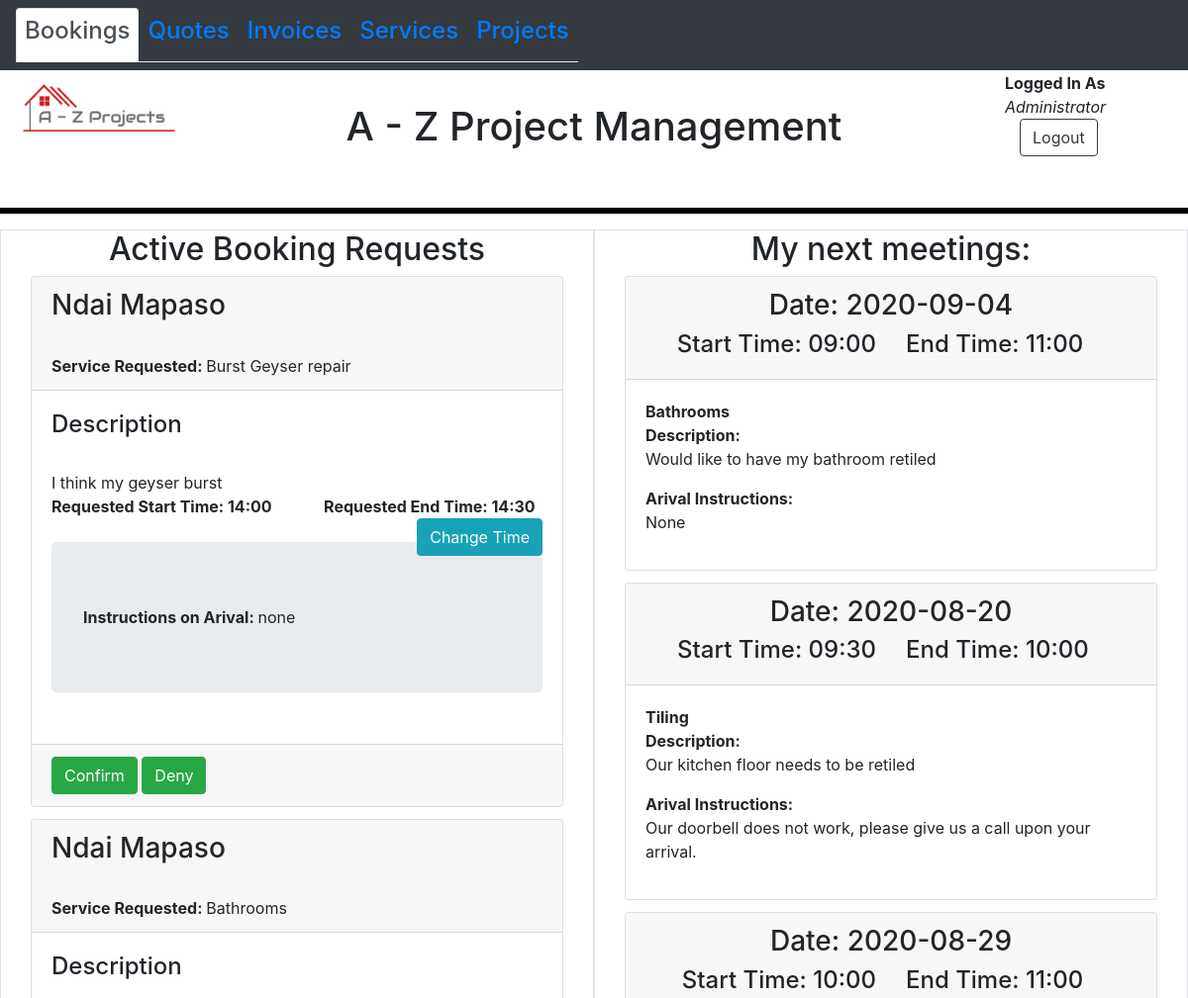
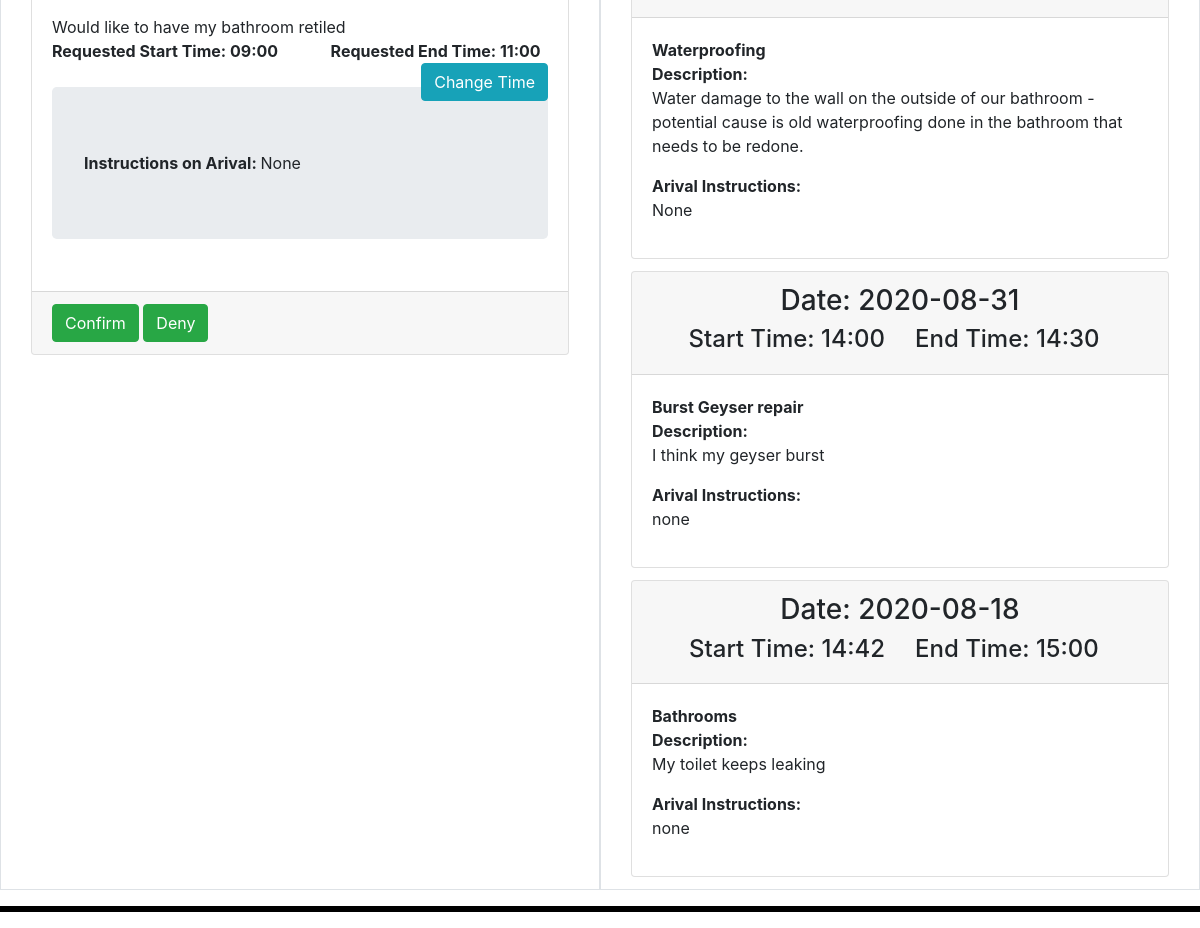
Screenshot of /views/adminDashboard.php with the database file from the repository (2 pictures, top to bottom).
### tables this page shows
CREATE TABLE `bookings` (
  `bookingId` int(11) NOT NULL,
  `userId` int(11) NOT NULL,
  `date` varchar(15) NOT NULL,
  `startTime` varchar(10) DEFAULT NULL,
  `endTime` varchar(10) DEFAULT NULL,
  `bookingStatus` varchar(25) DEFAULT NULL,
  `serviceRequested` varchar(50) DEFAULT NULL,
  `description` varchar(500) DEFAULT NULL,
  `arivalInstructions` varchar(100) DEFAULT NULL
);

CREATE TABLE `users` (
  `userId` int(11) NOT NULL,
  `email` varchar(80) DEFAULT NULL,
  `password` varchar(15) DEFAULT NULL,
  `firstName` varchar(50) DEFAULT NULL,
  `lastName` varchar(50) DEFAULT NULL,
  `contactNo` varchar(10) DEFAULT NULL,
  `address` varchar(100) DEFAULT NULL
);

### models/User.php (called while the page is built, shortened)
<?php
    class User{
        public function connect_db(){
            $con = mysqli_connect("localhost", "root", "Hm@dude21");
            mysqli_select_db($con, "lrpc_online");
            return $con;
        }
        public static function get_user_fullname($custId){
            $con = (new self)->connect_db();
            $sql_select = "SELECT `firstName`, `lastName` FROM `users` WHERE userId='". $custId ."';";
            $select_result = mysqli_query($con, $sql_select);
            if(!$select_result){
                return mysqli_error();
            }else{
                $custNameArr = mysqli_fetch_assoc($select_result);
                return $custNameArr['firstName'] . " " . $custNameArr['lastName'];
            }
        }
    }
?>

### models/Booking.php (the view, shortened to what this page needs)
<?php
    class Booking{
        private function connect_db(){
            $con = mysqli_connect("localhost", "root", "Hm@dude21");
            mysqli_select_db($con, "lrpc_online");
            return $con;
        }
                ?>
                <?php
        public function receive_booking_request(){
            $con = $this->connect_db();
            $sql_select = "SELECT * FROM `bookings` WHERE bookingStatus=\"AWAITING CONFIRMATION\"";
            $select_result = mysqli_query($con, $sql_select);
            if(mysqli_num_rows($select_result) > 0){
                while($row = mysqli_fetch_assoc($select_result)){
                    ?>
                        <div class="col-sm-12">
                            <div class="card-deck card-columns">
                                <div class="card">
                                    <div class="card-header">
                                        <h3><?php echo User::get_user_fullname($row['userId']);?></h3><br>
                                        <b>Service Requested: </b> <?php echo $row['serviceRequested'];?>
                                    </div>
                                    <div class="card-body">
                                        <h4>Description</h4><br> <?php echo $row['description'];?><br>
                                        <b>Requested Start Time: <?php echo $row['startTime']; ?></b>
                                        <b class="float-center ml-5"> Requested End Time: <?php echo $row['endTime']; ?></b>
                                        <button type="button" class="btn float-right btn-info" data-toggle="modal" data-target="#changeTimeModal">Change Time</button>
                                        <div class="jumbotron mt-4">
                                            <b>Instructions on Arival: </b> <?php echo $row['arivalInstructions'];?>
                                        </div>
                                    </div>
                                    <div class="card-footer">
                                        <button type="button" onclick="confirmBooking(<?php echo $row['bookingId']; ?>)" class="btn btn-success">Confirm</button>
                                        <button type="button" onclick="denyBooking(<?php echo $row['bookingId']; ?>)" class="btn btn-success">Deny</button>
                                    </div>
                                </div>
                            </div>
                        </div>
                    <?php
                }
            }else{
                ?>
                    <div class="col-sm-12"><h2 style="text-align: center;">There are no <br> pending booking requests</h2></div>
                <?php
            }
        }
                    ?>
                    <?php
        public function display_all_bookings(){
            $con = $this->connect_db();
            $sql_select = "SELECT * FROM `bookings` ORDER BY startTime ASC, date ASC";
            $select_result = mysqli_query($con, $sql_select);
            if(mysqli_num_rows($select_result) > 0){
                while($row = mysqli_fetch_assoc($select_result)){
                    ?>
                        <div class="col-sm-12">
                            <div class="card-deck card-columns">
                                <div class="card">
                                    <div class="card-header">
                                        <h3 style="text-align: center;"> Date: <?php echo $row['date']; ?></h3>
                                        <div class="row">
                                            <div class="col-sm-6">
                                                <span class="float-right">
                                                    <h4>Start Time: <?php echo $row['startTime']; ?></h4>
                                                </span>
                                            </div>
                                            <div class="col-sm-6">
                                                <span class="float-left">
                                                    <h4> End Time: <?php echo $row['endTime']; ?></h4>
                                                </span>
                                            </div>
                                        </div>
                                    </div>
                                    <div class="card-body">
                                        <b><?php echo $row['serviceRequested']; ?></b><br>
                                        <b>Description: </b><br>
                                        <p><?php echo $row['description']; ?></p>
                                        <b>Arival Instructions: </b><br>
                                        <p><?php echo $row['arivalInstructions']; ?></p>
                                    </div>
                                </div>
                            </div>
                        </div>
                    <?php
                }
            }else{
                echo "
                    <h2 style=\"text-align: center;\">No Scheduled Bookings Found</h2>
                ";
            }
        }
    }
?>

### views/adminDashboard.php (shortened to what this page needs)
<?php
    require '../models/Booking.php';
?>
<!DOCTYPE html>
<html>
    <head>
        <link rel="stylesheet" href="https://stackpath.bootstrapcdn.com/bootstrap/4.5.0/css/bootstrap.min.css">
    </head>
    <body>
        <div class="container-fluid mt-4">
            <div class="row">
                <div class="col-sm-2">
                    <img src="../layouts/images/a-zprojects_logo.png" id="logo" class="img-fluid" alt="logo">
                </div>
                <div class="col-sm-8">
                    <h1 id="home" style="text-align: center; margin-top: 80px;">A - Z Project Management</h1>
                </div>
                <div class="col-sm-2 mt-5">
                    <div class="row">
                        <div class="col-sm-12">
                            <b>Logged In As</b>
                        </div>
                        <div class="col-sm-12">
                            <i>Administrator</i>
                        </div>
                        <div class="col-sm-12">
                            <button type="button" onclick="logoutBtn()" style="margin-left: 15px;" class=" btn btn-outline-dark">Logout</button>
                        </div>
                    </div>
                </div>
            </div>
        </div>
        <hr style="height: 5px; background-color: black;">
        <nav class="navbar navbar-expand-sm bg-dark fixed-top">
            <ul class="navbar-nav nav-tabs">
                <li class="nav-item">
                    <a href="adminDashboard.php" class="nav-link active"><h4>Bookings</h4></a>
                </li>
                <li class="nav-item">
                    <a href="quoteManagement.php" class="nav-link"><h4>Quotes</h4></a>
                </li>
                <li class="nav-item">
                    <a href="invoiceManagement.php" class="nav-link"><h4>Invoices</h4></a>
                </li>
                <li class="nav-item">
                    <a href="serviceManagement.php" class="nav-link"><h4>Services</h4></a>
                </li>
                <li class="nav-item">
                    <a href="projectManagement.php" class="nav-link"><h4>Projects</h4></a>
                </li>
            </ul>
        </nav>
        <div class="container-fluid">
            <div class="row">
                <div class="col-sm-6 border">
                    <h2 style="text-align: center;">Active Booking Requests</h2>
                    <?php
                        $booking = new Booking();
                        $booking->receive_booking_request();
                    ?>
                </div>
                <div class="col-sm-6 border">
                    <h2 style="text-align: center;">My next meetings:</h2>
                    <?php
                        $booking = new Booking();
                        $booking->display_all_bookings();
                    ?>
                </div>
            </div>
        </div>
        <hr style="height: 5px; background-color: black;">
    </body>
</html>

### rows the page displays
bookings: userId.lastName "Ndai Mapaso", serviceRequested "Burst Geyser repair", description "I think my geyser burst", startTime "14:00", endTime "14:30", arivalInstructions "none", date "2020-08-31"
bookings: userId.lastName "Ndai Mapaso", serviceRequested "Bathrooms", description "Would like to have my bathroom retiled", startTime "09:00", endTime "11:00", arivalInstructions "None", date "2020-09-04"
bookings: date "2020-08-20", startTime "09:30", endTime "10:00", serviceRequested "Tiling", description "Our kitchen floor needs to be retiled", arivalInstructions "Our doorbell does not work, please give us a call upon your arrival."
bookings: date "2020-08-29", startTime "10:00", endTime "11:00", serviceRequested "Waterproofing", description "Water damage to the wall on the outside of our bathroom - potential cause is old waterproofing done in the bathroom that needs to be redone.", arivalInstructions "None"
bookings: date "2020-08-18", startTime "14:42", endTime "15:00", serviceRequested "Bathrooms", description "My toilet keeps leaking", arivalInstructions "none"
